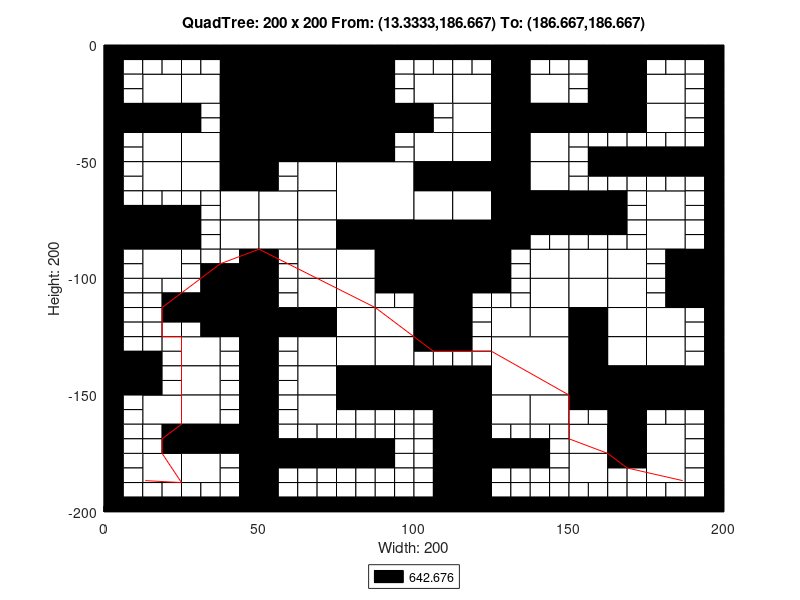

Write the MATLAB code that produced this figure.
axis([0 200 -200 0]);
title('QuadTree: 200 x 200 From: (13.3333,186.667) To: (186.667,186.667)');
xlabel('Width: 200');
ylabel('Height: 200');
rectangle('Position',[50 -25 25 25], 'FaceColor',[0 0 0]);
rectangle('Position',[50 -50 25 25], 'FaceColor',[0 0 0]);
rectangle('Position',[75 -75 25 25], 'FaceColor',[1 1 1]);
rectangle('Position',[100 -100 25 25], 'FaceColor',[0 0 0]);
rectangle('Position',[125 -150 25 25], 'FaceColor',[1 1 1]);
rectangle('Position',[12.5 -25 12.5 12.5], 'FaceColor',[1 1 1]);
rectangle('Position',[37.5 -12.5 12.5 12.5], 'FaceColor',[0 0 0]);
rectangle('Position',[25 -25 12.5 12.5], 'FaceColor',[1 1 1]);
rectangle('Position',[37.5 -25 12.5 12.5], 'FaceColor',[0 0 0]);
rectangle('Position',[0 -37.5 12.5 12.5], 'FaceColor',[0 0 0]);
rectangle('Position',[12.5 -37.5 12.5 12.5], 'FaceColor',[0 0 0]);
rectangle('Position',[12.5 -50 12.5 12.5], 'FaceColor',[1 1 1]);
rectangle('Position',[37.5 -37.5 12.5 12.5], 'FaceColor',[0 0 0]);
rectangle('Position',[25 -50 12.5 12.5], 'FaceColor',[1 1 1]);
rectangle('Position',[37.5 -50 12.5 12.5], 'FaceColor',[0 0 0]);
rectangle('Position',[75 -12.5 12.5 12.5], 'FaceColor',[0 0 0]);
rectangle('Position',[75 -25 12.5 12.5], 'FaceColor',[0 0 0]);
rectangle('Position',[75 -37.5 12.5 12.5], 'FaceColor',[0 0 0]);
rectangle('Position',[87.5 -37.5 12.5 12.5], 'FaceColor',[0 0 0]);
rectangle('Position',[75 -50 12.5 12.5], 'FaceColor',[0 0 0]);
rectangle('Position',[12.5 -62.5 12.5 12.5], 'FaceColor',[1 1 1]);
rectangle('Position',[25 -62.5 12.5 12.5], 'FaceColor',[1 1 1]);
rectangle('Position',[37.5 -62.5 12.5 12.5], 'FaceColor',[0 0 0]);
rectangle('Position',[37.5 -75 12.5 12.5], 'FaceColor',[1 1 1]);
rectangle('Position',[0 -87.5 12.5 12.5], 'FaceColor',[0 0 0]);
rectangle('Position',[12.5 -87.5 12.5 12.5], 'FaceColor',[0 0 0]);
rectangle('Position',[12.5 -100 12.5 12.5], 'FaceColor',[1 1 1]);
rectangle('Position',[37.5 -87.5 12.5 12.5], 'FaceColor',[1 1 1]);
rectangle('Position',[62.5 -62.5 12.5 12.5], 'FaceColor',[1 1 1]);
rectangle('Position',[50 -75 12.5 12.5], 'FaceColor',[1 1 1]);
rectangle('Position',[62.5 -75 12.5 12.5], 'FaceColor',[1 1 1]);
rectangle('Position',[50 -87.5 12.5 12.5], 'FaceColor',[1 1 1]);
rectangle('Position',[62.5 -87.5 12.5 12.5], 'FaceColor',[1 1 1]);
rectangle('Position',[62.5 -100 12.5 12.5], 'FaceColor',[1 1 1]);
rectangle('Position',[75 -87.5 12.5 12.5], 'FaceColor',[0 0 0]);
rectangle('Position',[87.5 -87.5 12.5 12.5], 'FaceColor',[0 0 0]);
rectangle('Position',[75 -100 12.5 12.5], 'FaceColor',[1 1 1]);
rectangle('Position',[87.5 -100 12.5 12.5], 'FaceColor',[0 0 0]);
rectangle('Position',[100 -25 12.5 12.5], 'FaceColor',[1 1 1]);
rectangle('Position',[112.5 -25 12.5 12.5], 'FaceColor',[1 1 1]);
rectangle('Position',[125 -12.5 12.5 12.5], 'FaceColor',[0 0 0]);
rectangle('Position',[125 -25 12.5 12.5], 'FaceColor',[0 0 0]);
rectangle('Position',[137.5 -25 12.5 12.5], 'FaceColor',[1 1 1]);
rectangle('Position',[112.5 -37.5 12.5 12.5], 'FaceColor',[1 1 1]);
rectangle('Position',[100 -50 12.5 12.5], 'FaceColor',[1 1 1]);
rectangle('Position',[112.5 -50 12.5 12.5], 'FaceColor',[1 1 1]);
rectangle('Position',[125 -37.5 12.5 12.5], 'FaceColor',[0 0 0]);
rectangle('Position',[137.5 -37.5 12.5 12.5], 'FaceColor',[0 0 0]);
rectangle('Position',[125 -50 12.5 12.5], 'FaceColor',[0 0 0]);
rectangle('Position',[137.5 -50 12.5 12.5], 'FaceColor',[1 1 1]);
rectangle('Position',[162.5 -12.5 12.5 12.5], 'FaceColor',[0 0 0]);
rectangle('Position',[162.5 -25 12.5 12.5], 'FaceColor',[0 0 0]);
rectangle('Position',[175 -25 12.5 12.5], 'FaceColor',[1 1 1]);
rectangle('Position',[150 -37.5 12.5 12.5], 'FaceColor',[0 0 0]);
rectangle('Position',[162.5 -37.5 12.5 12.5], 'FaceColor',[0 0 0]);
rectangle('Position',[175 -37.5 12.5 12.5], 'FaceColor',[1 1 1]);
rectangle('Position',[100 -62.5 12.5 12.5], 'FaceColor',[0 0 0]);
rectangle('Position',[112.5 -62.5 12.5 12.5], 'FaceColor',[0 0 0]);
rectangle('Position',[100 -75 12.5 12.5], 'FaceColor',[1 1 1]);
rectangle('Position',[112.5 -75 12.5 12.5], 'FaceColor',[1 1 1]);
rectangle('Position',[125 -62.5 12.5 12.5], 'FaceColor',[0 0 0]);
rectangle('Position',[137.5 -62.5 12.5 12.5], 'FaceColor',[1 1 1]);
rectangle('Position',[125 -75 12.5 12.5], 'FaceColor',[0 0 0]);
rectangle('Position',[137.5 -75 12.5 12.5], 'FaceColor',[0 0 0]);
rectangle('Position',[125 -87.5 12.5 12.5], 'FaceColor',[0 0 0]);
rectangle('Position',[137.5 -100 12.5 12.5], 'FaceColor',[1 1 1]);
rectangle('Position',[150 -75 12.5 12.5], 'FaceColor',[0 0 0]);
rectangle('Position',[175 -75 12.5 12.5], 'FaceColor',[1 1 1]);
rectangle('Position',[150 -100 12.5 12.5], 'FaceColor',[1 1 1]);
rectangle('Position',[162.5 -100 12.5 12.5], 'FaceColor',[1 1 1]);
rectangle('Position',[175 -87.5 12.5 12.5], 'FaceColor',[1 1 1]);
rectangle('Position',[187.5 -100 12.5 12.5], 'FaceColor',[0 0 0]);
rectangle('Position',[37.5 -112.5 12.5 12.5], 'FaceColor',[0 0 0]);
rectangle('Position',[37.5 -125 12.5 12.5], 'FaceColor',[0 0 0]);
rectangle('Position',[0 -150 12.5 12.5], 'FaceColor',[0 0 0]);
rectangle('Position',[25 -137.5 12.5 12.5], 'FaceColor',[1 1 1]);
rectangle('Position',[25 -150 12.5 12.5], 'FaceColor',[1 1 1]);
rectangle('Position',[62.5 -112.5 12.5 12.5], 'FaceColor',[1 1 1]);
rectangle('Position',[50 -125 12.5 12.5], 'FaceColor',[0 0 0]);
rectangle('Position',[62.5 -125 12.5 12.5], 'FaceColor',[0 0 0]);
rectangle('Position',[75 -112.5 12.5 12.5], 'FaceColor',[1 1 1]);
rectangle('Position',[75 -125 12.5 12.5], 'FaceColor',[1 1 1]);
rectangle('Position',[87.5 -125 12.5 12.5], 'FaceColor',[1 1 1]);
rectangle('Position',[62.5 -137.5 12.5 12.5], 'FaceColor',[1 1 1]);
rectangle('Position',[62.5 -150 12.5 12.5], 'FaceColor',[1 1 1]);
rectangle('Position',[75 -137.5 12.5 12.5], 'FaceColor',[1 1 1]);
rectangle('Position',[87.5 -137.5 12.5 12.5], 'FaceColor',[1 1 1]);
rectangle('Position',[75 -150 12.5 12.5], 'FaceColor',[0 0 0]);
rectangle('Position',[87.5 -150 12.5 12.5], 'FaceColor',[0 0 0]);
rectangle('Position',[12.5 -162.5 12.5 12.5], 'FaceColor',[1 1 1]);
rectangle('Position',[25 -162.5 12.5 12.5], 'FaceColor',[1 1 1]);
rectangle('Position',[25 -175 12.5 12.5], 'FaceColor',[0 0 0]);
rectangle('Position',[37.5 -175 12.5 12.5], 'FaceColor',[0 0 0]);
rectangle('Position',[12.5 -187.5 12.5 12.5], 'FaceColor',[1 1 1]);
rectangle('Position',[25 -187.5 12.5 12.5], 'FaceColor',[1 1 1]);
rectangle('Position',[62.5 -162.5 12.5 12.5], 'FaceColor',[1 1 1]);
rectangle('Position',[100 -112.5 12.5 12.5], 'FaceColor',[0 0 0]);
rectangle('Position',[100 -125 12.5 12.5], 'FaceColor',[0 0 0]);
rectangle('Position',[137.5 -112.5 12.5 12.5], 'FaceColor',[1 1 1]);
rectangle('Position',[125 -125 12.5 12.5], 'FaceColor',[1 1 1]);
rectangle('Position',[137.5 -125 12.5 12.5], 'FaceColor',[1 1 1]);
rectangle('Position',[100 -150 12.5 12.5], 'FaceColor',[0 0 0]);
rectangle('Position',[112.5 -150 12.5 12.5], 'FaceColor',[0 0 0]);
rectangle('Position',[150 -112.5 12.5 12.5], 'FaceColor',[1 1 1]);
rectangle('Position',[162.5 -112.5 12.5 12.5], 'FaceColor',[1 1 1]);
rectangle('Position',[150 -125 12.5 12.5], 'FaceColor',[0 0 0]);
rectangle('Position',[162.5 -125 12.5 12.5], 'FaceColor',[1 1 1]);
rectangle('Position',[187.5 -112.5 12.5 12.5], 'FaceColor',[0 0 0]);
rectangle('Position',[175 -125 12.5 12.5], 'FaceColor',[1 1 1]);
rectangle('Position',[150 -137.5 12.5 12.5], 'FaceColor',[0 0 0]);
rectangle('Position',[162.5 -137.5 12.5 12.5], 'FaceColor',[1 1 1]);
rectangle('Position',[150 -150 12.5 12.5], 'FaceColor',[0 0 0]);
rectangle('Position',[162.5 -150 12.5 12.5], 'FaceColor',[0 0 0]);
rectangle('Position',[175 -137.5 12.5 12.5], 'FaceColor',[1 1 1]);
rectangle('Position',[175 -150 12.5 12.5], 'FaceColor',[0 0 0]);
rectangle('Position',[187.5 -150 12.5 12.5], 'FaceColor',[0 0 0]);
rectangle('Position',[112.5 -162.5 12.5 12.5], 'FaceColor',[0 0 0]);
rectangle('Position',[112.5 -175 12.5 12.5], 'FaceColor',[0 0 0]);
rectangle('Position',[125 -162.5 12.5 12.5], 'FaceColor',[1 1 1]);
rectangle('Position',[137.5 -162.5 12.5 12.5], 'FaceColor',[1 1 1]);
rectangle('Position',[112.5 -187.5 12.5 12.5], 'FaceColor',[0 0 0]);
rectangle('Position',[112.5 -200 12.5 12.5], 'FaceColor',[0 0 0]);
rectangle('Position',[162.5 -162.5 12.5 12.5], 'FaceColor',[0 0 0]);
rectangle('Position',[150 -175 12.5 12.5], 'FaceColor',[1 1 1]);
rectangle('Position',[162.5 -175 12.5 12.5], 'FaceColor',[0 0 0]);
rectangle('Position',[175 -175 12.5 12.5], 'FaceColor',[1 1 1]);
rectangle('Position',[150 -187.5 12.5 12.5], 'FaceColor',[1 1 1]);
rectangle('Position',[175 -187.5 12.5 12.5], 'FaceColor',[1 1 1]);
rectangle('Position',[0 -6.25 6.25 6.25], 'FaceColor',[0 0 0]);
rectangle('Position',[6.25 -6.25 6.25 6.25], 'FaceColor',[0 0 0]);
rectangle('Position',[0 -12.5 6.25 6.25], 'FaceColor',[0 0 0]);
rectangle('Position',[6.25 -12.5 6.25 6.25], 'FaceColor',[1 1 1]);
rectangle('Position',[12.5 -6.25 6.25 6.25], 'FaceColor',[0 0 0]);
rectangle('Position',[18.75 -6.25 6.25 6.25], 'FaceColor',[0 0 0]);
rectangle('Position',[12.5 -12.5 6.25 6.25], 'FaceColor',[1 1 1]);
rectangle('Position',[18.75 -12.5 6.25 6.25], 'FaceColor',[1 1 1]);
rectangle('Position',[0 -18.75 6.25 6.25], 'FaceColor',[0 0 0]);
rectangle('Position',[6.25 -18.75 6.25 6.25], 'FaceColor',[1 1 1]);
rectangle('Position',[0 -25 6.25 6.25], 'FaceColor',[0 0 0]);
rectangle('Position',[6.25 -25 6.25 6.25], 'FaceColor',[1 1 1]);
rectangle('Position',[25 -6.25 6.25 6.25], 'FaceColor',[0 0 0]);
rectangle('Position',[31.25 -6.25 6.25 6.25], 'FaceColor',[0 0 0]);
rectangle('Position',[25 -12.5 6.25 6.25], 'FaceColor',[1 1 1]);
rectangle('Position',[31.25 -12.5 6.25 6.25], 'FaceColor',[1 1 1]);
rectangle('Position',[0 -43.75 6.25 6.25], 'FaceColor',[0 0 0]);
rectangle('Position',[6.25 -43.75 6.25 6.25], 'FaceColor',[1 1 1]);
rectangle('Position',[0 -50 6.25 6.25], 'FaceColor',[0 0 0]);
rectangle('Position',[6.25 -50 6.25 6.25], 'FaceColor',[1 1 1]);
rectangle('Position',[25 -31.25 6.25 6.25], 'FaceColor',[0 0 0]);
rectangle('Position',[31.25 -31.25 6.25 6.25], 'FaceColor',[1 1 1]);
rectangle('Position',[25 -37.5 6.25 6.25], 'FaceColor',[0 0 0]);
rectangle('Position',[31.25 -37.5 6.25 6.25], 'FaceColor',[1 1 1]);
rectangle('Position',[87.5 -6.25 6.25 6.25], 'FaceColor',[0 0 0]);
rectangle('Position',[93.75 -6.25 6.25 6.25], 'FaceColor',[0 0 0]);
rectangle('Position',[87.5 -12.5 6.25 6.25], 'FaceColor',[0 0 0]);
rectangle('Position',[93.75 -12.5 6.25 6.25], 'FaceColor',[1 1 1]);
rectangle('Position',[87.5 -18.75 6.25 6.25], 'FaceColor',[0 0 0]);
rectangle('Position',[93.75 -18.75 6.25 6.25], 'FaceColor',[1 1 1]);
rectangle('Position',[87.5 -25 6.25 6.25], 'FaceColor',[0 0 0]);
rectangle('Position',[93.75 -25 6.25 6.25], 'FaceColor',[1 1 1]);
rectangle('Position',[87.5 -43.75 6.25 6.25], 'FaceColor',[0 0 0]);
rectangle('Position',[93.75 -43.75 6.25 6.25], 'FaceColor',[1 1 1]);
rectangle('Position',[87.5 -50 6.25 6.25], 'FaceColor',[0 0 0]);
rectangle('Position',[93.75 -50 6.25 6.25], 'FaceColor',[1 1 1]);
rectangle('Position',[0 -56.25 6.25 6.25], 'FaceColor',[0 0 0]);
rectangle('Position',[6.25 -56.25 6.25 6.25], 'FaceColor',[1 1 1]);
rectangle('Position',[0 -62.5 6.25 6.25], 'FaceColor',[0 0 0]);
rectangle('Position',[6.25 -62.5 6.25 6.25], 'FaceColor',[1 1 1]);
rectangle('Position',[0 -68.75 6.25 6.25], 'FaceColor',[0 0 0]);
rectangle('Position',[6.25 -68.75 6.25 6.25], 'FaceColor',[1 1 1]);
rectangle('Position',[0 -75 6.25 6.25], 'FaceColor',[0 0 0]);
rectangle('Position',[6.25 -75 6.25 6.25], 'FaceColor',[0 0 0]);
rectangle('Position',[12.5 -68.75 6.25 6.25], 'FaceColor',[1 1 1]);
rectangle('Position',[18.75 -68.75 6.25 6.25], 'FaceColor',[1 1 1]);
rectangle('Position',[12.5 -75 6.25 6.25], 'FaceColor',[0 0 0]);
rectangle('Position',[18.75 -75 6.25 6.25], 'FaceColor',[0 0 0]);
rectangle('Position',[25 -68.75 6.25 6.25], 'FaceColor',[1 1 1]);
rectangle('Position',[31.25 -68.75 6.25 6.25], 'FaceColor',[1 1 1]);
rectangle('Position',[25 -75 6.25 6.25], 'FaceColor',[0 0 0]);
rectangle('Position',[31.25 -75 6.25 6.25], 'FaceColor',[1 1 1]);
rectangle('Position',[0 -93.75 6.25 6.25], 'FaceColor',[0 0 0]);
rectangle('Position',[6.25 -93.75 6.25 6.25], 'FaceColor',[1 1 1]);
rectangle('Position',[0 -100 6.25 6.25], 'FaceColor',[0 0 0]);
rectangle('Position',[6.25 -100 6.25 6.25], 'FaceColor',[1 1 1]);
rectangle('Position',[25 -81.25 6.25 6.25], 'FaceColor',[0 0 0]);
rectangle('Position',[31.25 -81.25 6.25 6.25], 'FaceColor',[1 1 1]);
rectangle('Position',[25 -87.5 6.25 6.25], 'FaceColor',[0 0 0]);
rectangle('Position',[31.25 -87.5 6.25 6.25], 'FaceColor',[1 1 1]);
rectangle('Position',[25 -93.75 6.25 6.25], 'FaceColor',[1 1 1]);
rectangle('Position',[31.25 -93.75 6.25 6.25], 'FaceColor',[1 1 1]);
rectangle('Position',[25 -100 6.25 6.25], 'FaceColor',[1 1 1]);
rectangle('Position',[31.25 -100 6.25 6.25], 'FaceColor',[0 0 0]);
rectangle('Position',[37.5 -93.75 6.25 6.25], 'FaceColor',[1 1 1]);
rectangle('Position',[43.75 -93.75 6.25 6.25], 'FaceColor',[0 0 0]);
rectangle('Position',[37.5 -100 6.25 6.25], 'FaceColor',[0 0 0]);
rectangle('Position',[43.75 -100 6.25 6.25], 'FaceColor',[0 0 0]);
rectangle('Position',[50 -56.25 6.25 6.25], 'FaceColor',[0 0 0]);
rectangle('Position',[56.25 -56.25 6.25 6.25], 'FaceColor',[1 1 1]);
rectangle('Position',[50 -62.5 6.25 6.25], 'FaceColor',[0 0 0]);
rectangle('Position',[56.25 -62.5 6.25 6.25], 'FaceColor',[1 1 1]);
rectangle('Position',[50 -93.75 6.25 6.25], 'FaceColor',[0 0 0]);
rectangle('Position',[56.25 -93.75 6.25 6.25], 'FaceColor',[1 1 1]);
rectangle('Position',[50 -100 6.25 6.25], 'FaceColor',[0 0 0]);
rectangle('Position',[56.25 -100 6.25 6.25], 'FaceColor',[1 1 1]);
rectangle('Position',[100 -6.25 6.25 6.25], 'FaceColor',[0 0 0]);
rectangle('Position',[106.25 -6.25 6.25 6.25], 'FaceColor',[0 0 0]);
rectangle('Position',[100 -12.5 6.25 6.25], 'FaceColor',[1 1 1]);
rectangle('Position',[106.25 -12.5 6.25 6.25], 'FaceColor',[1 1 1]);
rectangle('Position',[112.5 -6.25 6.25 6.25], 'FaceColor',[0 0 0]);
rectangle('Position',[118.75 -6.25 6.25 6.25], 'FaceColor',[0 0 0]);
rectangle('Position',[112.5 -12.5 6.25 6.25], 'FaceColor',[1 1 1]);
rectangle('Position',[118.75 -12.5 6.25 6.25], 'FaceColor',[1 1 1]);
rectangle('Position',[137.5 -6.25 6.25 6.25], 'FaceColor',[0 0 0]);
rectangle('Position',[143.75 -6.25 6.25 6.25], 'FaceColor',[0 0 0]);
rectangle('Position',[137.5 -12.5 6.25 6.25], 'FaceColor',[1 1 1]);
rectangle('Position',[143.75 -12.5 6.25 6.25], 'FaceColor',[1 1 1]);
rectangle('Position',[100 -31.25 6.25 6.25], 'FaceColor',[0 0 0]);
rectangle('Position',[106.25 -31.25 6.25 6.25], 'FaceColor',[1 1 1]);
rectangle('Position',[100 -37.5 6.25 6.25], 'FaceColor',[0 0 0]);
rectangle('Position',[106.25 -37.5 6.25 6.25], 'FaceColor',[1 1 1]);
rectangle('Position',[150 -6.25 6.25 6.25], 'FaceColor',[0 0 0]);
rectangle('Position',[156.25 -6.25 6.25 6.25], 'FaceColor',[0 0 0]);
rectangle('Position',[150 -12.5 6.25 6.25], 'FaceColor',[1 1 1]);
rectangle('Position',[156.25 -12.5 6.25 6.25], 'FaceColor',[0 0 0]);
rectangle('Position',[150 -18.75 6.25 6.25], 'FaceColor',[1 1 1]);
rectangle('Position',[156.25 -18.75 6.25 6.25], 'FaceColor',[0 0 0]);
rectangle('Position',[150 -25 6.25 6.25], 'FaceColor',[1 1 1]);
rectangle('Position',[156.25 -25 6.25 6.25], 'FaceColor',[0 0 0]);
rectangle('Position',[175 -6.25 6.25 6.25], 'FaceColor',[0 0 0]);
rectangle('Position',[181.25 -6.25 6.25 6.25], 'FaceColor',[0 0 0]);
rectangle('Position',[175 -12.5 6.25 6.25], 'FaceColor',[1 1 1]);
rectangle('Position',[181.25 -12.5 6.25 6.25], 'FaceColor',[1 1 1]);
rectangle('Position',[187.5 -6.25 6.25 6.25], 'FaceColor',[0 0 0]);
rectangle('Position',[193.75 -6.25 6.25 6.25], 'FaceColor',[0 0 0]);
rectangle('Position',[187.5 -12.5 6.25 6.25], 'FaceColor',[1 1 1]);
rectangle('Position',[193.75 -12.5 6.25 6.25], 'FaceColor',[0 0 0]);
rectangle('Position',[187.5 -18.75 6.25 6.25], 'FaceColor',[1 1 1]);
rectangle('Position',[193.75 -18.75 6.25 6.25], 'FaceColor',[0 0 0]);
rectangle('Position',[187.5 -25 6.25 6.25], 'FaceColor',[1 1 1]);
rectangle('Position',[193.75 -25 6.25 6.25], 'FaceColor',[0 0 0]);
rectangle('Position',[150 -43.75 6.25 6.25], 'FaceColor',[1 1 1]);
rectangle('Position',[156.25 -43.75 6.25 6.25], 'FaceColor',[1 1 1]);
rectangle('Position',[150 -50 6.25 6.25], 'FaceColor',[1 1 1]);
rectangle('Position',[156.25 -50 6.25 6.25], 'FaceColor',[0 0 0]);
rectangle('Position',[162.5 -43.75 6.25 6.25], 'FaceColor',[1 1 1]);
rectangle('Position',[168.75 -43.75 6.25 6.25], 'FaceColor',[1 1 1]);
rectangle('Position',[162.5 -50 6.25 6.25], 'FaceColor',[0 0 0]);
rectangle('Position',[168.75 -50 6.25 6.25], 'FaceColor',[0 0 0]);
rectangle('Position',[187.5 -31.25 6.25 6.25], 'FaceColor',[1 1 1]);
rectangle('Position',[193.75 -31.25 6.25 6.25], 'FaceColor',[0 0 0]);
rectangle('Position',[187.5 -37.5 6.25 6.25], 'FaceColor',[1 1 1]);
rectangle('Position',[193.75 -37.5 6.25 6.25], 'FaceColor',[0 0 0]);
rectangle('Position',[175 -43.75 6.25 6.25], 'FaceColor',[1 1 1]);
rectangle('Position',[181.25 -43.75 6.25 6.25], 'FaceColor',[1 1 1]);
rectangle('Position',[175 -50 6.25 6.25], 'FaceColor',[0 0 0]);
rectangle('Position',[181.25 -50 6.25 6.25], 'FaceColor',[0 0 0]);
rectangle('Position',[187.5 -43.75 6.25 6.25], 'FaceColor',[1 1 1]);
rectangle('Position',[193.75 -43.75 6.25 6.25], 'FaceColor',[0 0 0]);
rectangle('Position',[187.5 -50 6.25 6.25], 'FaceColor',[0 0 0]);
rectangle('Position',[193.75 -50 6.25 6.25], 'FaceColor',[0 0 0]);
rectangle('Position',[137.5 -81.25 6.25 6.25], 'FaceColor',[0 0 0]);
rectangle('Position',[143.75 -81.25 6.25 6.25], 'FaceColor',[0 0 0]);
rectangle('Position',[137.5 -87.5 6.25 6.25], 'FaceColor',[1 1 1]);
rectangle('Position',[143.75 -87.5 6.25 6.25], 'FaceColor',[1 1 1]);
rectangle('Position',[125 -93.75 6.25 6.25], 'FaceColor',[0 0 0]);
rectangle('Position',[131.25 -93.75 6.25 6.25], 'FaceColor',[1 1 1]);
rectangle('Position',[125 -100 6.25 6.25], 'FaceColor',[0 0 0]);
rectangle('Position',[131.25 -100 6.25 6.25], 'FaceColor',[1 1 1]);
rectangle('Position',[150 -56.25 6.25 6.25], 'FaceColor',[1 1 1]);
rectangle('Position',[156.25 -56.25 6.25 6.25], 'FaceColor',[0 0 0]);
rectangle('Position',[150 -62.5 6.25 6.25], 'FaceColor',[1 1 1]);
rectangle('Position',[156.25 -62.5 6.25 6.25], 'FaceColor',[1 1 1]);
rectangle('Position',[162.5 -56.25 6.25 6.25], 'FaceColor',[0 0 0]);
rectangle('Position',[168.75 -56.25 6.25 6.25], 'FaceColor',[0 0 0]);
rectangle('Position',[162.5 -62.5 6.25 6.25], 'FaceColor',[1 1 1]);
rectangle('Position',[168.75 -62.5 6.25 6.25], 'FaceColor',[1 1 1]);
rectangle('Position',[162.5 -68.75 6.25 6.25], 'FaceColor',[0 0 0]);
rectangle('Position',[168.75 -68.75 6.25 6.25], 'FaceColor',[1 1 1]);
rectangle('Position',[162.5 -75 6.25 6.25], 'FaceColor',[0 0 0]);
rectangle('Position',[168.75 -75 6.25 6.25], 'FaceColor',[1 1 1]);
rectangle('Position',[175 -56.25 6.25 6.25], 'FaceColor',[0 0 0]);
rectangle('Position',[181.25 -56.25 6.25 6.25], 'FaceColor',[0 0 0]);
rectangle('Position',[175 -62.5 6.25 6.25], 'FaceColor',[1 1 1]);
rectangle('Position',[181.25 -62.5 6.25 6.25], 'FaceColor',[1 1 1]);
rectangle('Position',[187.5 -56.25 6.25 6.25], 'FaceColor',[0 0 0]);
rectangle('Position',[193.75 -56.25 6.25 6.25], 'FaceColor',[0 0 0]);
rectangle('Position',[187.5 -62.5 6.25 6.25], 'FaceColor',[1 1 1]);
rectangle('Position',[193.75 -62.5 6.25 6.25], 'FaceColor',[0 0 0]);
rectangle('Position',[187.5 -68.75 6.25 6.25], 'FaceColor',[1 1 1]);
rectangle('Position',[193.75 -68.75 6.25 6.25], 'FaceColor',[0 0 0]);
rectangle('Position',[187.5 -75 6.25 6.25], 'FaceColor',[1 1 1]);
rectangle('Position',[193.75 -75 6.25 6.25], 'FaceColor',[0 0 0]);
rectangle('Position',[150 -81.25 6.25 6.25], 'FaceColor',[0 0 0]);
rectangle('Position',[156.25 -81.25 6.25 6.25], 'FaceColor',[0 0 0]);
rectangle('Position',[150 -87.5 6.25 6.25], 'FaceColor',[1 1 1]);
rectangle('Position',[156.25 -87.5 6.25 6.25], 'FaceColor',[1 1 1]);
rectangle('Position',[162.5 -81.25 6.25 6.25], 'FaceColor',[0 0 0]);
rectangle('Position',[168.75 -81.25 6.25 6.25], 'FaceColor',[1 1 1]);
rectangle('Position',[162.5 -87.5 6.25 6.25], 'FaceColor',[1 1 1]);
rectangle('Position',[168.75 -87.5 6.25 6.25], 'FaceColor',[1 1 1]);
rectangle('Position',[187.5 -81.25 6.25 6.25], 'FaceColor',[1 1 1]);
rectangle('Position',[193.75 -81.25 6.25 6.25], 'FaceColor',[0 0 0]);
rectangle('Position',[187.5 -87.5 6.25 6.25], 'FaceColor',[1 1 1]);
rectangle('Position',[193.75 -87.5 6.25 6.25], 'FaceColor',[0 0 0]);
rectangle('Position',[175 -93.75 6.25 6.25], 'FaceColor',[1 1 1]);
rectangle('Position',[181.25 -93.75 6.25 6.25], 'FaceColor',[0 0 0]);
rectangle('Position',[175 -100 6.25 6.25], 'FaceColor',[1 1 1]);
rectangle('Position',[181.25 -100 6.25 6.25], 'FaceColor',[0 0 0]);
rectangle('Position',[0 -106.25 6.25 6.25], 'FaceColor',[0 0 0]);
rectangle('Position',[6.25 -106.25 6.25 6.25], 'FaceColor',[1 1 1]);
rectangle('Position',[0 -112.5 6.25 6.25], 'FaceColor',[0 0 0]);
rectangle('Position',[6.25 -112.5 6.25 6.25], 'FaceColor',[1 1 1]);
rectangle('Position',[12.5 -106.25 6.25 6.25], 'FaceColor',[1 1 1]);
rectangle('Position',[18.75 -106.25 6.25 6.25], 'FaceColor',[1 1 1]);
rectangle('Position',[12.5 -112.5 6.25 6.25], 'FaceColor',[1 1 1]);
rectangle('Position',[18.75 -112.5 6.25 6.25], 'FaceColor',[0 0 0]);
rectangle('Position',[0 -118.75 6.25 6.25], 'FaceColor',[0 0 0]);
rectangle('Position',[6.25 -118.75 6.25 6.25], 'FaceColor',[1 1 1]);
rectangle('Position',[0 -125 6.25 6.25], 'FaceColor',[0 0 0]);
rectangle('Position',[6.25 -125 6.25 6.25], 'FaceColor',[1 1 1]);
rectangle('Position',[12.5 -118.75 6.25 6.25], 'FaceColor',[1 1 1]);
rectangle('Position',[18.75 -118.75 6.25 6.25], 'FaceColor',[0 0 0]);
rectangle('Position',[12.5 -125 6.25 6.25], 'FaceColor',[1 1 1]);
rectangle('Position',[18.75 -125 6.25 6.25], 'FaceColor',[1 1 1]);
rectangle('Position',[25 -106.25 6.25 6.25], 'FaceColor',[1 1 1]);
rectangle('Position',[31.25 -106.25 6.25 6.25], 'FaceColor',[0 0 0]);
rectangle('Position',[25 -112.5 6.25 6.25], 'FaceColor',[0 0 0]);
rectangle('Position',[31.25 -112.5 6.25 6.25], 'FaceColor',[0 0 0]);
rectangle('Position',[25 -118.75 6.25 6.25], 'FaceColor',[0 0 0]);
rectangle('Position',[31.25 -118.75 6.25 6.25], 'FaceColor',[0 0 0]);
rectangle('Position',[25 -125 6.25 6.25], 'FaceColor',[1 1 1]);
rectangle('Position',[31.25 -125 6.25 6.25], 'FaceColor',[0 0 0]);
rectangle('Position',[0 -131.25 6.25 6.25], 'FaceColor',[0 0 0]);
rectangle('Position',[6.25 -131.25 6.25 6.25], 'FaceColor',[1 1 1]);
rectangle('Position',[0 -137.5 6.25 6.25], 'FaceColor',[0 0 0]);
rectangle('Position',[6.25 -137.5 6.25 6.25], 'FaceColor',[0 0 0]);
rectangle('Position',[12.5 -131.25 6.25 6.25], 'FaceColor',[1 1 1]);
rectangle('Position',[18.75 -131.25 6.25 6.25], 'FaceColor',[1 1 1]);
rectangle('Position',[12.5 -137.5 6.25 6.25], 'FaceColor',[0 0 0]);
rectangle('Position',[18.75 -137.5 6.25 6.25], 'FaceColor',[1 1 1]);
rectangle('Position',[12.5 -143.75 6.25 6.25], 'FaceColor',[0 0 0]);
rectangle('Position',[18.75 -143.75 6.25 6.25], 'FaceColor',[1 1 1]);
rectangle('Position',[12.5 -150 6.25 6.25], 'FaceColor',[0 0 0]);
rectangle('Position',[18.75 -150 6.25 6.25], 'FaceColor',[1 1 1]);
rectangle('Position',[37.5 -131.25 6.25 6.25], 'FaceColor',[1 1 1]);
rectangle('Position',[43.75 -131.25 6.25 6.25], 'FaceColor',[0 0 0]);
rectangle('Position',[37.5 -137.5 6.25 6.25], 'FaceColor',[1 1 1]);
rectangle('Position',[43.75 -137.5 6.25 6.25], 'FaceColor',[0 0 0]);
rectangle('Position',[37.5 -143.75 6.25 6.25], 'FaceColor',[1 1 1]);
rectangle('Position',[43.75 -143.75 6.25 6.25], 'FaceColor',[0 0 0]);
rectangle('Position',[37.5 -150 6.25 6.25], 'FaceColor',[1 1 1]);
rectangle('Position',[43.75 -150 6.25 6.25], 'FaceColor',[0 0 0]);
rectangle('Position',[50 -106.25 6.25 6.25], 'FaceColor',[0 0 0]);
rectangle('Position',[56.25 -106.25 6.25 6.25], 'FaceColor',[1 1 1]);
rectangle('Position',[50 -112.5 6.25 6.25], 'FaceColor',[0 0 0]);
rectangle('Position',[56.25 -112.5 6.25 6.25], 'FaceColor',[1 1 1]);
rectangle('Position',[87.5 -106.25 6.25 6.25], 'FaceColor',[0 0 0]);
rectangle('Position',[93.75 -106.25 6.25 6.25], 'FaceColor',[0 0 0]);
rectangle('Position',[87.5 -112.5 6.25 6.25], 'FaceColor',[1 1 1]);
rectangle('Position',[93.75 -112.5 6.25 6.25], 'FaceColor',[1 1 1]);
rectangle('Position',[50 -131.25 6.25 6.25], 'FaceColor',[0 0 0]);
rectangle('Position',[56.25 -131.25 6.25 6.25], 'FaceColor',[1 1 1]);
rectangle('Position',[50 -137.5 6.25 6.25], 'FaceColor',[0 0 0]);
rectangle('Position',[56.25 -137.5 6.25 6.25], 'FaceColor',[1 1 1]);
rectangle('Position',[50 -143.75 6.25 6.25], 'FaceColor',[0 0 0]);
rectangle('Position',[56.25 -143.75 6.25 6.25], 'FaceColor',[1 1 1]);
rectangle('Position',[50 -150 6.25 6.25], 'FaceColor',[0 0 0]);
rectangle('Position',[56.25 -150 6.25 6.25], 'FaceColor',[1 1 1]);
rectangle('Position',[0 -156.25 6.25 6.25], 'FaceColor',[0 0 0]);
rectangle('Position',[6.25 -156.25 6.25 6.25], 'FaceColor',[1 1 1]);
rectangle('Position',[0 -162.5 6.25 6.25], 'FaceColor',[0 0 0]);
rectangle('Position',[6.25 -162.5 6.25 6.25], 'FaceColor',[1 1 1]);
rectangle('Position',[0 -168.75 6.25 6.25], 'FaceColor',[0 0 0]);
rectangle('Position',[6.25 -168.75 6.25 6.25], 'FaceColor',[1 1 1]);
rectangle('Position',[0 -175 6.25 6.25], 'FaceColor',[0 0 0]);
rectangle('Position',[6.25 -175 6.25 6.25], 'FaceColor',[1 1 1]);
rectangle('Position',[12.5 -168.75 6.25 6.25], 'FaceColor',[1 1 1]);
rectangle('Position',[18.75 -168.75 6.25 6.25], 'FaceColor',[0 0 0]);
rectangle('Position',[12.5 -175 6.25 6.25], 'FaceColor',[1 1 1]);
rectangle('Position',[18.75 -175 6.25 6.25], 'FaceColor',[0 0 0]);
rectangle('Position',[37.5 -156.25 6.25 6.25], 'FaceColor',[1 1 1]);
rectangle('Position',[43.75 -156.25 6.25 6.25], 'FaceColor',[0 0 0]);
rectangle('Position',[37.5 -162.5 6.25 6.25], 'FaceColor',[1 1 1]);
rectangle('Position',[43.75 -162.5 6.25 6.25], 'FaceColor',[0 0 0]);
rectangle('Position',[0 -181.25 6.25 6.25], 'FaceColor',[0 0 0]);
rectangle('Position',[6.25 -181.25 6.25 6.25], 'FaceColor',[1 1 1]);
rectangle('Position',[0 -187.5 6.25 6.25], 'FaceColor',[0 0 0]);
rectangle('Position',[6.25 -187.5 6.25 6.25], 'FaceColor',[1 1 1]);
rectangle('Position',[0 -193.75 6.25 6.25], 'FaceColor',[0 0 0]);
rectangle('Position',[6.25 -193.75 6.25 6.25], 'FaceColor',[1 1 1]);
rectangle('Position',[0 -200 6.25 6.25], 'FaceColor',[0 0 0]);
rectangle('Position',[6.25 -200 6.25 6.25], 'FaceColor',[0 0 0]);
rectangle('Position',[12.5 -193.75 6.25 6.25], 'FaceColor',[1 1 1]);
rectangle('Position',[18.75 -193.75 6.25 6.25], 'FaceColor',[1 1 1]);
rectangle('Position',[12.5 -200 6.25 6.25], 'FaceColor',[0 0 0]);
rectangle('Position',[18.75 -200 6.25 6.25], 'FaceColor',[0 0 0]);
rectangle('Position',[37.5 -181.25 6.25 6.25], 'FaceColor',[1 1 1]);
rectangle('Position',[43.75 -181.25 6.25 6.25], 'FaceColor',[0 0 0]);
rectangle('Position',[37.5 -187.5 6.25 6.25], 'FaceColor',[1 1 1]);
rectangle('Position',[43.75 -187.5 6.25 6.25], 'FaceColor',[0 0 0]);
rectangle('Position',[25 -193.75 6.25 6.25], 'FaceColor',[1 1 1]);
rectangle('Position',[31.25 -193.75 6.25 6.25], 'FaceColor',[1 1 1]);
rectangle('Position',[25 -200 6.25 6.25], 'FaceColor',[0 0 0]);
rectangle('Position',[31.25 -200 6.25 6.25], 'FaceColor',[0 0 0]);
rectangle('Position',[37.5 -193.75 6.25 6.25], 'FaceColor',[1 1 1]);
rectangle('Position',[43.75 -193.75 6.25 6.25], 'FaceColor',[0 0 0]);
rectangle('Position',[37.5 -200 6.25 6.25], 'FaceColor',[0 0 0]);
rectangle('Position',[43.75 -200 6.25 6.25], 'FaceColor',[0 0 0]);
rectangle('Position',[50 -156.25 6.25 6.25], 'FaceColor',[0 0 0]);
rectangle('Position',[56.25 -156.25 6.25 6.25], 'FaceColor',[1 1 1]);
rectangle('Position',[50 -162.5 6.25 6.25], 'FaceColor',[0 0 0]);
rectangle('Position',[56.25 -162.5 6.25 6.25], 'FaceColor',[1 1 1]);
rectangle('Position',[50 -168.75 6.25 6.25], 'FaceColor',[0 0 0]);
rectangle('Position',[56.25 -168.75 6.25 6.25], 'FaceColor',[1 1 1]);
rectangle('Position',[50 -175 6.25 6.25], 'FaceColor',[0 0 0]);
rectangle('Position',[56.25 -175 6.25 6.25], 'FaceColor',[0 0 0]);
rectangle('Position',[62.5 -168.75 6.25 6.25], 'FaceColor',[1 1 1]);
rectangle('Position',[68.75 -168.75 6.25 6.25], 'FaceColor',[1 1 1]);
rectangle('Position',[62.5 -175 6.25 6.25], 'FaceColor',[0 0 0]);
rectangle('Position',[68.75 -175 6.25 6.25], 'FaceColor',[0 0 0]);
rectangle('Position',[75 -156.25 6.25 6.25], 'FaceColor',[0 0 0]);
rectangle('Position',[81.25 -156.25 6.25 6.25], 'FaceColor',[0 0 0]);
rectangle('Position',[75 -162.5 6.25 6.25], 'FaceColor',[1 1 1]);
rectangle('Position',[81.25 -162.5 6.25 6.25], 'FaceColor',[1 1 1]);
rectangle('Position',[87.5 -156.25 6.25 6.25], 'FaceColor',[0 0 0]);
rectangle('Position',[93.75 -156.25 6.25 6.25], 'FaceColor',[0 0 0]);
rectangle('Position',[87.5 -162.5 6.25 6.25], 'FaceColor',[1 1 1]);
rectangle('Position',[93.75 -162.5 6.25 6.25], 'FaceColor',[1 1 1]);
rectangle('Position',[75 -168.75 6.25 6.25], 'FaceColor',[1 1 1]);
rectangle('Position',[81.25 -168.75 6.25 6.25], 'FaceColor',[1 1 1]);
rectangle('Position',[75 -175 6.25 6.25], 'FaceColor',[0 0 0]);
rectangle('Position',[81.25 -175 6.25 6.25], 'FaceColor',[0 0 0]);
rectangle('Position',[87.5 -168.75 6.25 6.25], 'FaceColor',[1 1 1]);
rectangle('Position',[93.75 -168.75 6.25 6.25], 'FaceColor',[1 1 1]);
rectangle('Position',[87.5 -175 6.25 6.25], 'FaceColor',[0 0 0]);
rectangle('Position',[93.75 -175 6.25 6.25], 'FaceColor',[1 1 1]);
rectangle('Position',[50 -181.25 6.25 6.25], 'FaceColor',[0 0 0]);
rectangle('Position',[56.25 -181.25 6.25 6.25], 'FaceColor',[0 0 0]);
rectangle('Position',[50 -187.5 6.25 6.25], 'FaceColor',[0 0 0]);
rectangle('Position',[56.25 -187.5 6.25 6.25], 'FaceColor',[1 1 1]);
rectangle('Position',[62.5 -181.25 6.25 6.25], 'FaceColor',[0 0 0]);
rectangle('Position',[68.75 -181.25 6.25 6.25], 'FaceColor',[0 0 0]);
rectangle('Position',[62.5 -187.5 6.25 6.25], 'FaceColor',[1 1 1]);
rectangle('Position',[68.75 -187.5 6.25 6.25], 'FaceColor',[1 1 1]);
rectangle('Position',[50 -193.75 6.25 6.25], 'FaceColor',[0 0 0]);
rectangle('Position',[56.25 -193.75 6.25 6.25], 'FaceColor',[1 1 1]);
rectangle('Position',[50 -200 6.25 6.25], 'FaceColor',[0 0 0]);
rectangle('Position',[56.25 -200 6.25 6.25], 'FaceColor',[0 0 0]);
rectangle('Position',[62.5 -193.75 6.25 6.25], 'FaceColor',[1 1 1]);
rectangle('Position',[68.75 -193.75 6.25 6.25], 'FaceColor',[1 1 1]);
rectangle('Position',[62.5 -200 6.25 6.25], 'FaceColor',[0 0 0]);
rectangle('Position',[68.75 -200 6.25 6.25], 'FaceColor',[0 0 0]);
rectangle('Position',[75 -181.25 6.25 6.25], 'FaceColor',[0 0 0]);
rectangle('Position',[81.25 -181.25 6.25 6.25], 'FaceColor',[0 0 0]);
rectangle('Position',[75 -187.5 6.25 6.25], 'FaceColor',[1 1 1]);
rectangle('Position',[81.25 -187.5 6.25 6.25], 'FaceColor',[1 1 1]);
rectangle('Position',[87.5 -181.25 6.25 6.25], 'FaceColor',[0 0 0]);
rectangle('Position',[93.75 -181.25 6.25 6.25], 'FaceColor',[1 1 1]);
rectangle('Position',[87.5 -187.5 6.25 6.25], 'FaceColor',[1 1 1]);
rectangle('Position',[93.75 -187.5 6.25 6.25], 'FaceColor',[1 1 1]);
rectangle('Position',[75 -193.75 6.25 6.25], 'FaceColor',[1 1 1]);
rectangle('Position',[81.25 -193.75 6.25 6.25], 'FaceColor',[1 1 1]);
rectangle('Position',[75 -200 6.25 6.25], 'FaceColor',[0 0 0]);
rectangle('Position',[81.25 -200 6.25 6.25], 'FaceColor',[0 0 0]);
rectangle('Position',[87.5 -193.75 6.25 6.25], 'FaceColor',[1 1 1]);
rectangle('Position',[93.75 -193.75 6.25 6.25], 'FaceColor',[1 1 1]);
rectangle('Position',[87.5 -200 6.25 6.25], 'FaceColor',[0 0 0]);
rectangle('Position',[93.75 -200 6.25 6.25], 'FaceColor',[0 0 0]);
rectangle('Position',[112.5 -106.25 6.25 6.25], 'FaceColor',[0 0 0]);
rectangle('Position',[118.75 -106.25 6.25 6.25], 'FaceColor',[0 0 0]);
rectangle('Position',[112.5 -112.5 6.25 6.25], 'FaceColor',[0 0 0]);
rectangle('Position',[118.75 -112.5 6.25 6.25], 'FaceColor',[1 1 1]);
rectangle('Position',[112.5 -118.75 6.25 6.25], 'FaceColor',[0 0 0]);
rectangle('Position',[118.75 -118.75 6.25 6.25], 'FaceColor',[1 1 1]);
rectangle('Position',[112.5 -125 6.25 6.25], 'FaceColor',[0 0 0]);
rectangle('Position',[118.75 -125 6.25 6.25], 'FaceColor',[1 1 1]);
rectangle('Position',[125 -106.25 6.25 6.25], 'FaceColor',[0 0 0]);
rectangle('Position',[131.25 -106.25 6.25 6.25], 'FaceColor',[1 1 1]);
rectangle('Position',[125 -112.5 6.25 6.25], 'FaceColor',[1 1 1]);
rectangle('Position',[131.25 -112.5 6.25 6.25], 'FaceColor',[1 1 1]);
rectangle('Position',[100 -131.25 6.25 6.25], 'FaceColor',[0 0 0]);
rectangle('Position',[106.25 -131.25 6.25 6.25], 'FaceColor',[0 0 0]);
rectangle('Position',[100 -137.5 6.25 6.25], 'FaceColor',[1 1 1]);
rectangle('Position',[106.25 -137.5 6.25 6.25], 'FaceColor',[1 1 1]);
rectangle('Position',[112.5 -131.25 6.25 6.25], 'FaceColor',[0 0 0]);
rectangle('Position',[118.75 -131.25 6.25 6.25], 'FaceColor',[1 1 1]);
rectangle('Position',[112.5 -137.5 6.25 6.25], 'FaceColor',[1 1 1]);
rectangle('Position',[118.75 -137.5 6.25 6.25], 'FaceColor',[1 1 1]);
rectangle('Position',[175 -106.25 6.25 6.25], 'FaceColor',[1 1 1]);
rectangle('Position',[181.25 -106.25 6.25 6.25], 'FaceColor',[0 0 0]);
rectangle('Position',[175 -112.5 6.25 6.25], 'FaceColor',[1 1 1]);
rectangle('Position',[181.25 -112.5 6.25 6.25], 'FaceColor',[0 0 0]);
rectangle('Position',[187.5 -118.75 6.25 6.25], 'FaceColor',[1 1 1]);
rectangle('Position',[193.75 -118.75 6.25 6.25], 'FaceColor',[0 0 0]);
rectangle('Position',[187.5 -125 6.25 6.25], 'FaceColor',[1 1 1]);
rectangle('Position',[193.75 -125 6.25 6.25], 'FaceColor',[0 0 0]);
rectangle('Position',[187.5 -131.25 6.25 6.25], 'FaceColor',[1 1 1]);
rectangle('Position',[193.75 -131.25 6.25 6.25], 'FaceColor',[0 0 0]);
rectangle('Position',[187.5 -137.5 6.25 6.25], 'FaceColor',[1 1 1]);
rectangle('Position',[193.75 -137.5 6.25 6.25], 'FaceColor',[0 0 0]);
rectangle('Position',[100 -156.25 6.25 6.25], 'FaceColor',[0 0 0]);
rectangle('Position',[106.25 -156.25 6.25 6.25], 'FaceColor',[0 0 0]);
rectangle('Position',[100 -162.5 6.25 6.25], 'FaceColor',[1 1 1]);
rectangle('Position',[106.25 -162.5 6.25 6.25], 'FaceColor',[0 0 0]);
rectangle('Position',[100 -168.75 6.25 6.25], 'FaceColor',[1 1 1]);
rectangle('Position',[106.25 -168.75 6.25 6.25], 'FaceColor',[0 0 0]);
rectangle('Position',[100 -175 6.25 6.25], 'FaceColor',[1 1 1]);
rectangle('Position',[106.25 -175 6.25 6.25], 'FaceColor',[0 0 0]);
rectangle('Position',[125 -168.75 6.25 6.25], 'FaceColor',[1 1 1]);
rectangle('Position',[131.25 -168.75 6.25 6.25], 'FaceColor',[1 1 1]);
rectangle('Position',[125 -175 6.25 6.25], 'FaceColor',[0 0 0]);
rectangle('Position',[131.25 -175 6.25 6.25], 'FaceColor',[0 0 0]);
rectangle('Position',[137.5 -168.75 6.25 6.25], 'FaceColor',[1 1 1]);
rectangle('Position',[143.75 -168.75 6.25 6.25], 'FaceColor',[1 1 1]);
rectangle('Position',[137.5 -175 6.25 6.25], 'FaceColor',[0 0 0]);
rectangle('Position',[143.75 -175 6.25 6.25], 'FaceColor',[1 1 1]);
rectangle('Position',[100 -181.25 6.25 6.25], 'FaceColor',[1 1 1]);
rectangle('Position',[106.25 -181.25 6.25 6.25], 'FaceColor',[0 0 0]);
rectangle('Position',[100 -187.5 6.25 6.25], 'FaceColor',[1 1 1]);
rectangle('Position',[106.25 -187.5 6.25 6.25], 'FaceColor',[0 0 0]);
rectangle('Position',[100 -193.75 6.25 6.25], 'FaceColor',[1 1 1]);
rectangle('Position',[106.25 -193.75 6.25 6.25], 'FaceColor',[0 0 0]);
rectangle('Position',[100 -200 6.25 6.25], 'FaceColor',[0 0 0]);
rectangle('Position',[106.25 -200 6.25 6.25], 'FaceColor',[0 0 0]);
rectangle('Position',[125 -181.25 6.25 6.25], 'FaceColor',[0 0 0]);
rectangle('Position',[131.25 -181.25 6.25 6.25], 'FaceColor',[0 0 0]);
rectangle('Position',[125 -187.5 6.25 6.25], 'FaceColor',[1 1 1]);
rectangle('Position',[131.25 -187.5 6.25 6.25], 'FaceColor',[1 1 1]);
rectangle('Position',[137.5 -181.25 6.25 6.25], 'FaceColor',[0 0 0]);
rectangle('Position',[143.75 -181.25 6.25 6.25], 'FaceColor',[1 1 1]);
rectangle('Position',[137.5 -187.5 6.25 6.25], 'FaceColor',[1 1 1]);
rectangle('Position',[143.75 -187.5 6.25 6.25], 'FaceColor',[1 1 1]);
rectangle('Position',[125 -193.75 6.25 6.25], 'FaceColor',[1 1 1]);
rectangle('Position',[131.25 -193.75 6.25 6.25], 'FaceColor',[1 1 1]);
rectangle('Position',[125 -200 6.25 6.25], 'FaceColor',[0 0 0]);
rectangle('Position',[131.25 -200 6.25 6.25], 'FaceColor',[0 0 0]);
rectangle('Position',[137.5 -193.75 6.25 6.25], 'FaceColor',[1 1 1]);
rectangle('Position',[143.75 -193.75 6.25 6.25], 'FaceColor',[1 1 1]);
rectangle('Position',[137.5 -200 6.25 6.25], 'FaceColor',[0 0 0]);
rectangle('Position',[143.75 -200 6.25 6.25], 'FaceColor',[0 0 0]);
rectangle('Position',[150 -156.25 6.25 6.25], 'FaceColor',[0 0 0]);
rectangle('Position',[156.25 -156.25 6.25 6.25], 'FaceColor',[0 0 0]);
rectangle('Position',[150 -162.5 6.25 6.25], 'FaceColor',[1 1 1]);
rectangle('Position',[156.25 -162.5 6.25 6.25], 'FaceColor',[1 1 1]);
rectangle('Position',[175 -156.25 6.25 6.25], 'FaceColor',[0 0 0]);
rectangle('Position',[181.25 -156.25 6.25 6.25], 'FaceColor',[0 0 0]);
rectangle('Position',[175 -162.5 6.25 6.25], 'FaceColor',[1 1 1]);
rectangle('Position',[181.25 -162.5 6.25 6.25], 'FaceColor',[1 1 1]);
rectangle('Position',[187.5 -156.25 6.25 6.25], 'FaceColor',[0 0 0]);
rectangle('Position',[193.75 -156.25 6.25 6.25], 'FaceColor',[0 0 0]);
rectangle('Position',[187.5 -162.5 6.25 6.25], 'FaceColor',[1 1 1]);
rectangle('Position',[193.75 -162.5 6.25 6.25], 'FaceColor',[0 0 0]);
rectangle('Position',[187.5 -168.75 6.25 6.25], 'FaceColor',[1 1 1]);
rectangle('Position',[193.75 -168.75 6.25 6.25], 'FaceColor',[0 0 0]);
rectangle('Position',[187.5 -175 6.25 6.25], 'FaceColor',[1 1 1]);
rectangle('Position',[193.75 -175 6.25 6.25], 'FaceColor',[0 0 0]);
rectangle('Position',[162.5 -181.25 6.25 6.25], 'FaceColor',[0 0 0]);
rectangle('Position',[168.75 -181.25 6.25 6.25], 'FaceColor',[0 0 0]);
rectangle('Position',[162.5 -187.5 6.25 6.25], 'FaceColor',[1 1 1]);
rectangle('Position',[168.75 -187.5 6.25 6.25], 'FaceColor',[1 1 1]);
rectangle('Position',[150 -193.75 6.25 6.25], 'FaceColor',[1 1 1]);
rectangle('Position',[156.25 -193.75 6.25 6.25], 'FaceColor',[1 1 1]);
rectangle('Position',[150 -200 6.25 6.25], 'FaceColor',[0 0 0]);
rectangle('Position',[156.25 -200 6.25 6.25], 'FaceColor',[0 0 0]);
rectangle('Position',[162.5 -193.75 6.25 6.25], 'FaceColor',[1 1 1]);
rectangle('Position',[168.75 -193.75 6.25 6.25], 'FaceColor',[1 1 1]);
rectangle('Position',[162.5 -200 6.25 6.25], 'FaceColor',[0 0 0]);
rectangle('Position',[168.75 -200 6.25 6.25], 'FaceColor',[0 0 0]);
rectangle('Position',[187.5 -181.25 6.25 6.25], 'FaceColor',[1 1 1]);
rectangle('Position',[193.75 -181.25 6.25 6.25], 'FaceColor',[0 0 0]);
rectangle('Position',[187.5 -187.5 6.25 6.25], 'FaceColor',[1 1 1]);
rectangle('Position',[193.75 -187.5 6.25 6.25], 'FaceColor',[0 0 0]);
rectangle('Position',[175 -193.75 6.25 6.25], 'FaceColor',[1 1 1]);
rectangle('Position',[181.25 -193.75 6.25 6.25], 'FaceColor',[1 1 1]);
rectangle('Position',[175 -200 6.25 6.25], 'FaceColor',[0 0 0]);
rectangle('Position',[181.25 -200 6.25 6.25], 'FaceColor',[0 0 0]);
rectangle('Position',[187.5 -193.75 6.25 6.25], 'FaceColor',[1 1 1]);
rectangle('Position',[193.75 -193.75 6.25 6.25], 'FaceColor',[0 0 0]);
rectangle('Position',[187.5 -200 6.25 6.25], 'FaceColor',[0 0 0]);
rectangle('Position',[193.75 -200 6.25 6.25], 'FaceColor',[0 0 0]);
X=[186.667,186.667,168.75,168.75,162.5,150,150,150,150,125,106.25,106.25,106.25,100,87.5,87.5,50,50,50,37.5,31.25,25,18.75,18.75,18.75,25,25,25,25,25,18.75,18.75,25,13.3333];
Y=[-186.667,-186.667,-181.25,-181.25,-175,-168.75,-168.75,-150,-150,-131.25,-131.25,-131.25,-131.25,-125,-112.5,-112.5,-87.5,-87.5,-87.5,-93.75,-100,-106.25,-112.5,-118.75,-125,-125,-137.5,-143.75,-150,-162.5,-168.75,-175,-187.5,-186.667];
hold on;
plot(X,Y,'r');
legend('642.676','Location','southoutside');
